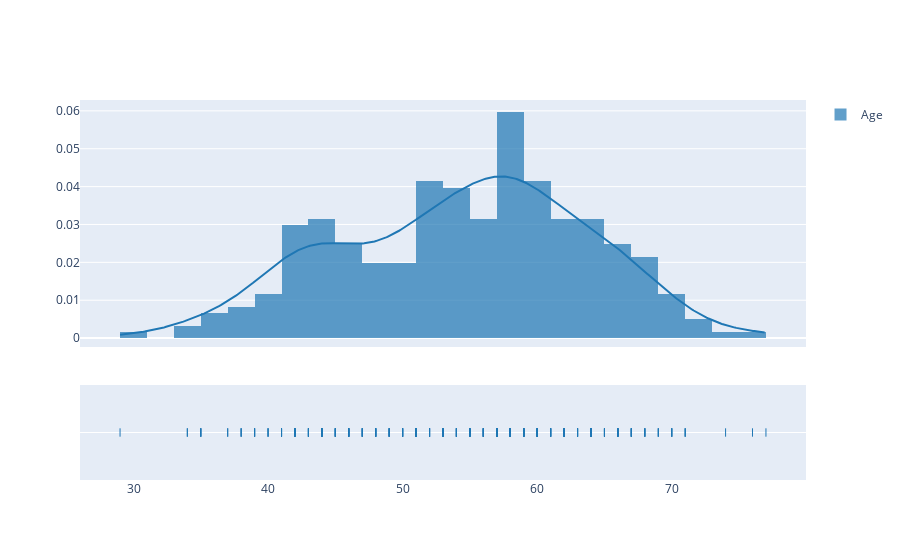

Notebook source saved alongside this figure:
### Code cell
import plotly.figure_factory as ff
import numpy as np

# Add histogram data
x1 = df.age
hist_data = [x1]
group_labels = ['Age']

# Create distplot with custom bin_size
fig = ff.create_distplot(hist_data, group_labels, bin_size=[0, 5, 10])
fig.show()

### Figure 1 — Plotly figure (JSON) as saved in the notebook; plotly's stock layout.template omitted (floating-point values rounded to 4 significant figures; data arrays with more than 128 entries replaced by an {"elided": "..."} marker saying what was removed)
{"data": [{"autobinx": false, "histnorm": "probability density", "legendgroup": "Age", "marker": {"color": "rgb(31, 119, 180)"}, "name": "Age", "opacity": 0.7, "type": "histogram", "x": {"elided": "303 int values"}, "xaxis": "x", "xbins": {"end": 77, "size": 0, "start": 29}, "yaxis": "y"}, {"legendgroup": "Age", "marker": {"color": "rgb(31, 119, 180)"}, "mode": "lines", "name": "Age", "showlegend": false, "type": "scatter", "x": {"elided": "500 float values"}, "xaxis": "x", "y": {"elided": "500 float values"}, "yaxis": "y"}, {"legendgroup": "Age", "marker": {"color": "rgb(31, 119, 180)", "symbol": "line-ns-open"}, "mode": "markers", "name": "Age", "showlegend": false, "type": "scatter", "x": {"elided": "303 int values"}, "xaxis": "x", "y": {"elided": "303 str values"}, "yaxis": "y2"}], "layout": {"barmode": "overlay", "hovermode": "closest", "legend": {"traceorder": "reversed"}, "xaxis": {"anchor": "y2", "domain": [0, 1], "zeroline": false}, "yaxis": {"anchor": "free", "domain": [0.35, 1], "position": 0}, "yaxis2": {"anchor": "x", "domain": [0, 0.25], "dtick": 1, "showticklabels": false}}}
